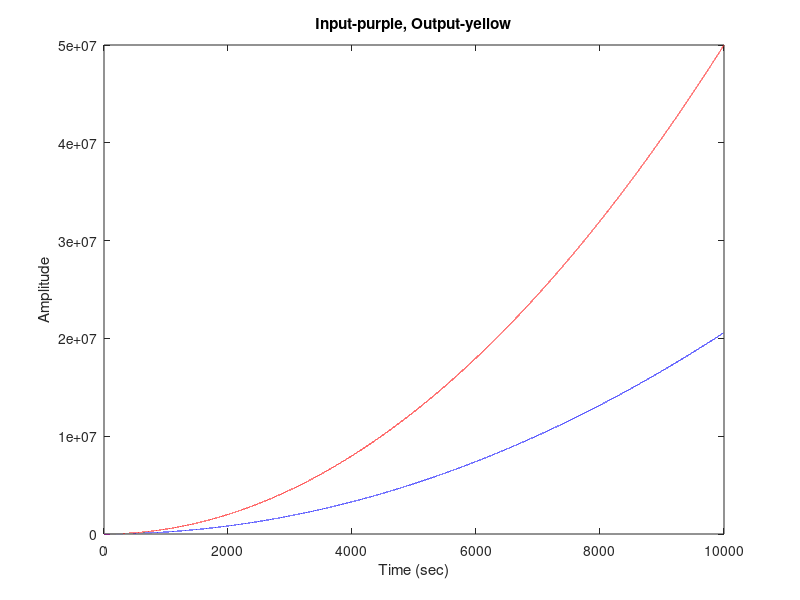

Source code (MATLAB):
s = tf('s');
G = (s+1)*(s+7)/((s+2)*(s+5));
T = feedback(G,1);
t = 0:0.1:10000;
u = (t.*t)/2;
[y,t,x] = lsim(T,u,t);
plot(t,y,'b',t,u,'r')
xlabel('Time (sec)')
ylabel('Amplitude')
title('Input-purple, Output-yellow')